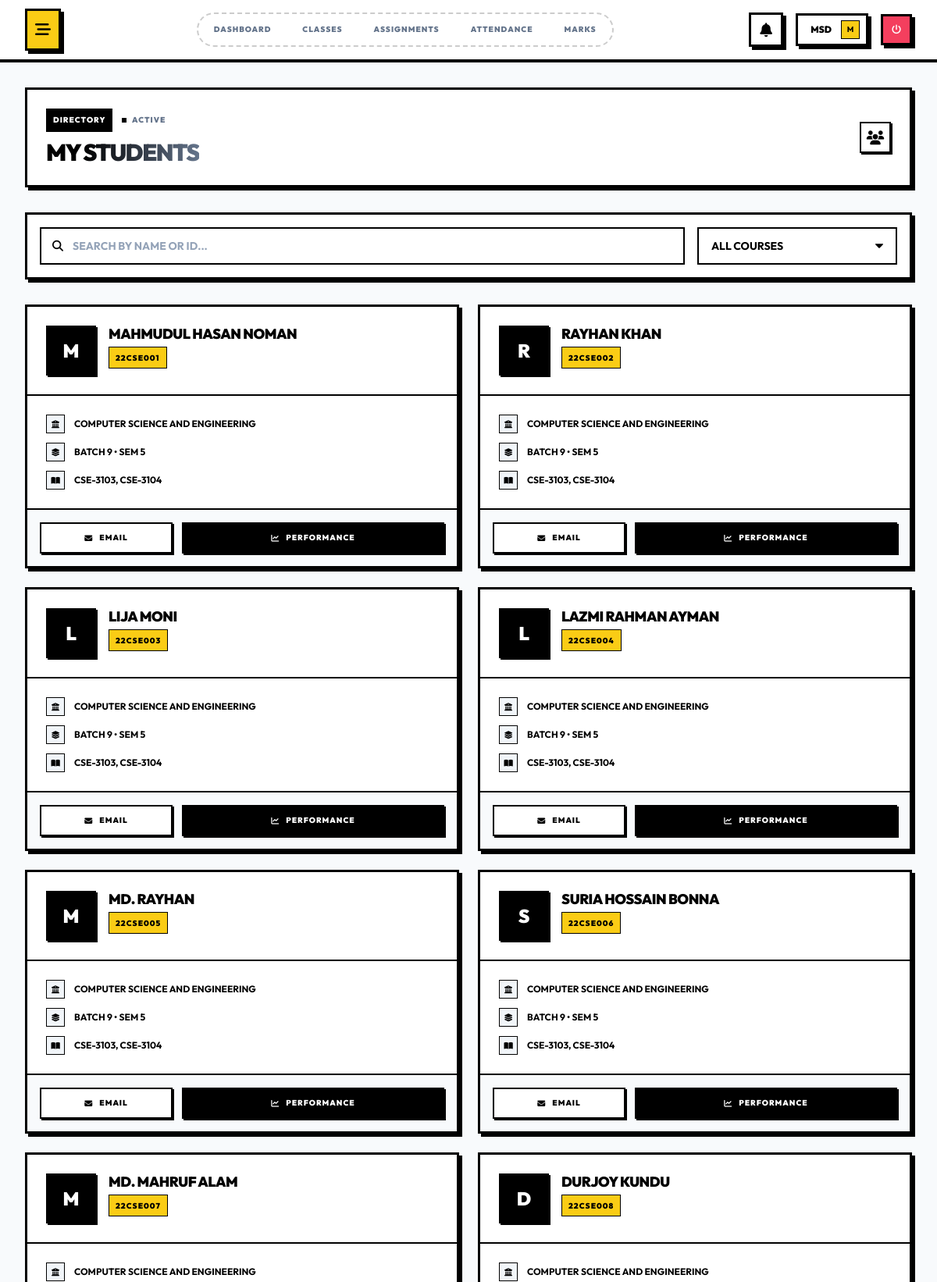
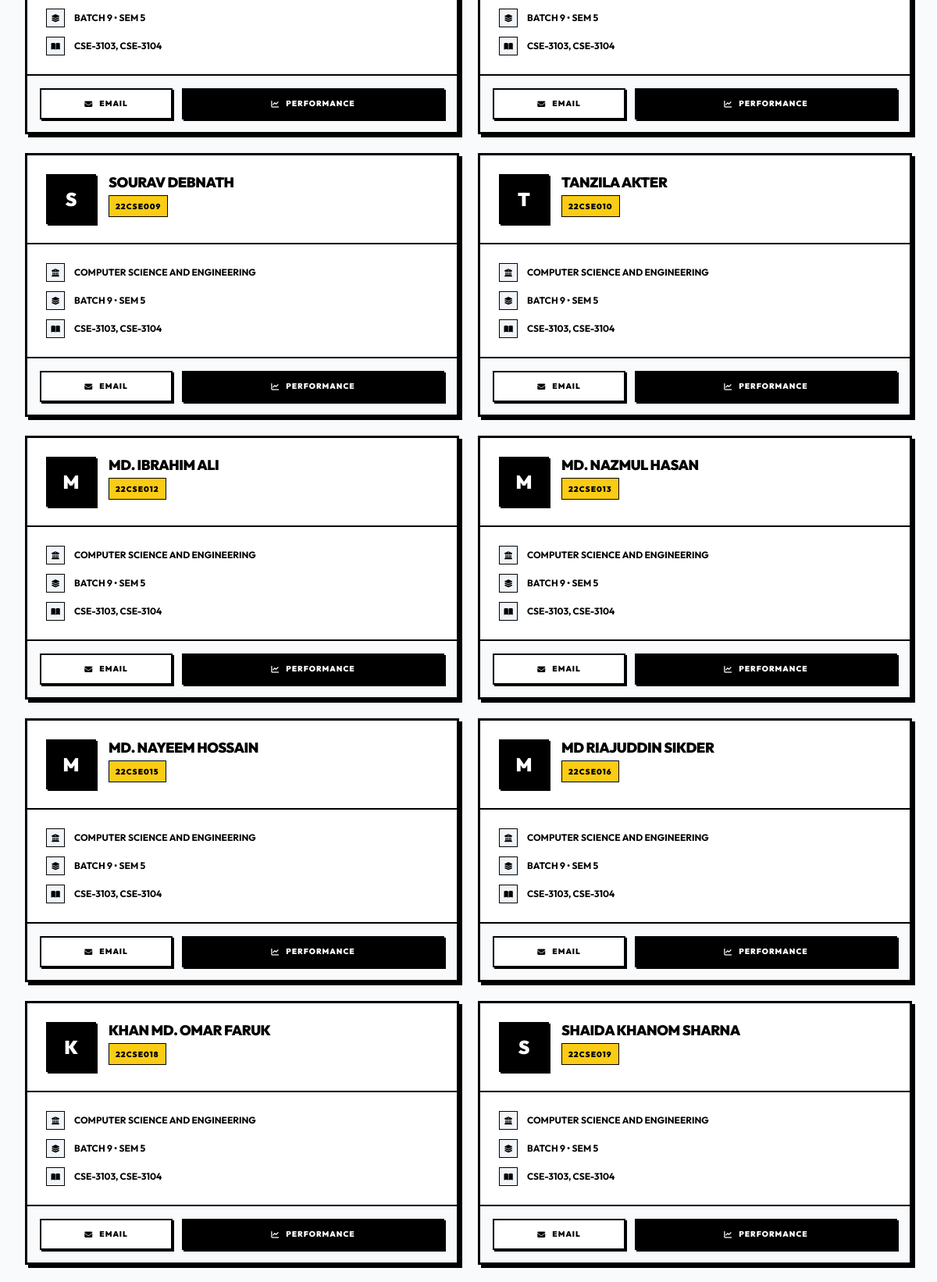
Screenshot of /modules/teacher/students.php (signed in, upper part) with the database file from the repository (2 pictures, top to bottom).
### tables this page shows
CREATE TABLE `students` (
  `id` int(10) UNSIGNED NOT NULL,
  `user_id` int(10) UNSIGNED NOT NULL,
  `department_id` int(10) UNSIGNED NOT NULL,
  `student_id` varchar(50) NOT NULL,
  `batch_year` int(11) NOT NULL,
  `session` varchar(20) DEFAULT NULL,
  `admission_date` date DEFAULT NULL,
  `blood_group` varchar(5) DEFAULT NULL,
  `guardian_name` varchar(100) DEFAULT NULL,
  `guardian_phone` varchar(20) DEFAULT NULL,
  `guardian_email` varchar(100) DEFAULT NULL,
  `current_semester` int(11) DEFAULT 1,
  `cgpa` decimal(3,2) DEFAULT 0.00,
  `status` enum('active','inactive','graduated','dropped') DEFAULT 'active',
  `created_at` timestamp NOT NULL DEFAULT current_timestamp(),
  `updated_at` timestamp NOT NULL DEFAULT current_timestamp() ON UPDATE current_timestamp()
);

CREATE TABLE `departments` (
  `id` int(10) UNSIGNED NOT NULL,
  `name` varchar(100) NOT NULL,
  `code` varchar(20) NOT NULL,
  `description` text DEFAULT NULL,
  `head_of_department` int(10) UNSIGNED DEFAULT NULL,
  `status` enum('active','inactive') DEFAULT 'active',
  `created_at` timestamp NOT NULL DEFAULT current_timestamp(),
  `updated_at` timestamp NOT NULL DEFAULT current_timestamp() ON UPDATE current_timestamp(),
  `deleted_at` timestamp NULL DEFAULT NULL
);

### includes/functions.php (called while the page is built, shortened)
<?php
function sanitize_input($data) {
    return htmlspecialchars(strip_tags(trim($data)), ENT_QUOTES, 'UTF-8');
}
function e($string) {
    return htmlspecialchars($string ?? '', ENT_QUOTES, 'UTF-8');
}

### includes/session.php (called while the page is built, shortened)
<?php
function get_current_user_id() {
    return $_SESSION['user_id'] ?? null;
}

### modules/teacher/students.php (the view, shortened to what this page needs)
<?php
require_once __DIR__ . '/../../includes/session.php';
require_once __DIR__ . '/../../includes/functions.php';
require_once __DIR__ . '/../../includes/auth.php';
$user_id = get_current_user_id();
$stmt = $db->prepare("SELECT id FROM teachers WHERE user_id = ?");
$stmt->bind_param("i", $user_id);
$stmt->execute();
$teacher = $stmt->get_result()->fetch_assoc();
$teacher_id = $teacher['id'];
$search = sanitize_input($_GET['search'] ?? '');
$query = "
    SELECT DISTINCT
        s.id, s.student_id as matric_no, s.batch_year, s.current_semester,
        up.first_name, up.last_name, up.profile_picture, u.email,
        d.name as dept_name,
        GROUP_CONCAT(DISTINCT c.course_code ORDER BY c.course_code SEPARATOR ', ') as enrolled_courses
    FROM students s
    JOIN users u ON s.user_id = u.id
    JOIN user_profiles up ON u.id = up.user_id
    LEFT JOIN departments d ON s.department_id = d.id
    JOIN enrollments e ON s.id = e.student_id
    JOIN teacher_courses tc ON e.course_offering_id = tc.course_offering_id
    JOIN course_offerings co ON e.course_offering_id = co.id
    JOIN courses c ON co.course_id = c.id
    WHERE tc.teacher_id = $teacher_id
";
$query .= " GROUP BY s.id ORDER BY s.student_id ASC";
$result = $db->query($query);
$students = [];
while ($row = $result->fetch_assoc()) {
    $students[] = $row;
}
?>
<div class="space-y-8 animate-in">
    <div class="os-card p-6 flex flex-col md:flex-row md:items-center justify-between gap-6 relative overflow-hidden bg-white">
        <div class="relative z-10">
            <div class="flex items-center gap-3 mb-2">
                <span class="px-2 py-1 bg-black text-white text-[10px] font-black uppercase tracking-widest border border-black">Directory</span>
                <span class="text-[10px] font-black text-slate-500 uppercase tracking-widest">
                    <span class="w-1.5 h-1.5 rounded-none bg-black inline-block mr-1"></span>
                    Active
                </span>
            </div>
            <h1 class="text-3xl font-black uppercase tracking-tighter">My <span class="text-transparent bg-clip-text bg-gradient-to-r from-black to-slate-500">Students</span></h1>
        </div>
        <div class="flex items-center gap-4 relative z-10">
            <div class="w-10 h-10 bg-white border-2 border-black flex items-center justify-center text-black text-lg shadow-[2px_2px_0px_#000]">
                <i class="fas fa-users"></i>
            </div>
        </div>
    </div>
    <div class="os-card p-4 bg-white flex flex-col md:flex-row gap-4">
        <div class="flex-1 relative">
            <form action="" method="GET" class="relative">
                <i class="fas fa-search absolute left-4 top-1/2 -translate-y-1/2 text-black"></i>
                <input type="text" name="search" value="<?php echo e($search); ?>" placeholder="SEARCH BY NAME OR ID..." class="w-full pl-10 pr-4 py-3 bg-white border-2 border-black font-bold text-sm uppercase placeholder-slate-400 outline-none focus:shadow-[4px_4px_0px_#000] transition-shadow duration-200">
            </form>
        </div>
        <div class="w-full md:w-64">
             <form action="" method="GET">
                <select name="course_id" onchange="this.form.submit()" class="w-full px-4 py-3 bg-white border-2 border-black font-bold text-sm uppercase outline-none ">
                    <option value="0">All Courses</option>
                </select>
            </form>
        </div>
    </div>
    <?php if (empty($students)): ?>
        <div class="os-card p-12 text-center border-dashed">
            <div class="w-16 h-16 bg-slate-100 rounded-none flex items-center justify-center mx-auto mb-4 text-slate-400 border-2 border-slate-300">
                <i class="fas fa-user-graduate text-2xl"></i>
            </div>
            <h3 class="text-xl font-black text-slate-900 uppercase tracking-widest mb-1">No Students Found</h3>
            <p class="text-xs font-bold text-slate-400 uppercase tracking-widest">Adjust filters or search criteria</p>
        </div>
    <?php else: ?>
        <div class="grid grid-cols-1 md:grid-cols-2 xl:grid-cols-3 gap-6">
            <?php foreach ($students as $student): ?>
                <div class="os-card p-0 bg-white hover:-translate-y-1 transition-transform group h-full flex flex-col">
                    <div class="p-6 border-b-2 border-black flex items-start gap-4">
                        <div class="w-16 h-16 bg-black flex-shrink-0 flex items-center justify-center border-2 border-black shadow-[2px_2px_0px_#000]">
                            <?php if ($student['profile_picture']): ?>
                                <img src="<?php echo ASSETS_URL . '/uploads/profiles/' . $student['profile_picture']; ?>" class="w-full h-full object-cover filter grayscale group-hover:grayscale-0 transition-all">
                            <?php else: ?>
                                <span class="text-2xl font-black text-white uppercase"><?php echo substr($student['first_name'], 0, 1); ?></span>
                            <?php endif; ?>
                        </div>
                        <div class="flex-1 min-w-0">
                            <h3 class="text-lg font-black text-black uppercase leading-tight truncate">
                                <?php echo e($student['first_name'] . ' ' . $student['last_name']); ?>
                            </h3>
                            <div class="inline-block bg-yellow-400 border border-black px-2 py-0.5 mt-1">
                                <span class="text-[10px] font-black uppercase tracking-widest text-black"><?php echo e($student['matric_no']); ?></span>
                            </div>
                        </div>
                    </div>
                    <div class="p-6 flex-1 space-y-3">
                         <div class="flex items-center gap-3">
                            <span class="w-6 h-6 bg-slate-100 border border-black flex items-center justify-center text-black text-[10px]">
                                <i class="fas fa-university"></i>
                            </span>
                            <span class="text-xs font-bold text-black uppercase truncate"><?php echo e($student['dept_name']); ?></span>
                        </div>
                         <div class="flex items-center gap-3">
                            <span class="w-6 h-6 bg-slate-100 border border-black flex items-center justify-center text-black text-[10px]">
                                <i class="fas fa-layer-group"></i>
                            </span>
                            <span class="text-xs font-bold text-black uppercase">Batch <?php echo e($student['batch_year']); ?> • Sem <?php echo e($student['current_semester']); ?></span>
                        </div>
                         <div class="flex items-center gap-3">
                            <span class="w-6 h-6 bg-slate-100 border border-black flex items-center justify-center text-black text-[10px]">
                                <i class="fas fa-book-open"></i>
                            </span>
                             <span class="text-xs font-bold text-black uppercase truncate" title="<?php echo e($student['enrolled_courses']); ?>">
                                <?php echo e($student['enrolled_courses']); ?>
                            </span>
                        </div>
                    </div>
                    <div class="p-4 border-t-2 border-black bg-slate-50 flex gap-3">
                        <a href="mailto:<?php echo e($student['email']); ?>" class="flex-1 py-2 bg-white text-black border-2 border-black text-[10px] font-black uppercase tracking-widest hover:bg-black hover:text-white transition-colors flex items-center justify-center gap-2 shadow-[2px_2px_0px_#000] hover:shadow-none hover:translate-x-[2px] hover:translate-y-[2px]">
                            <i class="fas fa-envelope"></i> Email
                        </a>
                        <a href="<?php echo BASE_URL; ?>/modules/teacher/student-performance.php?student_id=<?php echo $student['id']; ?>" class="flex-[2] py-2 bg-black text-white border-2 border-black text-[10px] font-black uppercase tracking-widest hover:bg-yellow-400 hover:text-black transition-colors flex items-center justify-center gap-2 shadow-[2px_2px_0px_#000] hover:shadow-none hover:translate-x-[2px] hover:translate-y-[2px]">
                            <i class="fas fa-chart-line"></i> Performance
                        </a>
                    </div>
                </div>
            <?php endforeach; ?>
        </div>
    <?php endif; ?>
</div>
<?php
include __DIR__ . '/../../includes/layouts/dashboard.php';
?>

### assets/css/custom.css (style rules this page uses)
:root { --primary: #facc15; --primary-hover: #eab308; --black: #000000; --white: #ffffff; --slate: #94a3b8; --bg-body: #f8fafc; --bg-card: #ffffff; --border-width: 3px; --border-color: #000000; --shadow-hard: 4px 4px 0px #000000; --shadow-hard-lg: 8px 8px 0px #000000; --shadow-hard-sm: 2px 2px 0px #000000; --font-heading: 'Outfit', sans-serif; --font-body: 'Outfit', sans-serif; --font-mono: 'Outfit', sans-serif; }
body { font-family: var(--font-body); background-color: var(--bg-body); color: var(--black); -webkit-font-smoothing: antialiased; }
h1, h2, h3, h4, h5, h6 { font-family: var(--font-heading); font-weight: 900; text-transform: uppercase; letter-spacing: -0.025em; }
.os-card { background: var(--bg-card); border: var(--border-width) solid var(--black); box-shadow: var(--shadow-hard); transition: all 0.2s cubic-bezier(0.4, 0, 0.2, 1); position: relative; overflow: hidden; }
.animate-in { opacity: 0; animation: fadeIn 0.5s forwards; }

### rows the page displays
students: first_name "M", last_name "MAHMUDUL HASAN NOMAN", student "22CSE001", department.name "COMPUTER SCIENCE AND ENGINEERING", batch_year "9", current_semester "5", enrolled_courses "CSE-3103, CSE-3104"
students: first_name "R", last_name "RAYHAN KHAN", student "22CSE002", department.name "COMPUTER SCIENCE AND ENGINEERING", batch_year "9", current_semester "5", enrolled_courses "CSE-3103, CSE-3104"
students: first_name "L", last_name "LIJA MONI", student "22CSE003", department.name "COMPUTER SCIENCE AND ENGINEERING", batch_year "9", current_semester "5", enrolled_courses "CSE-3103, CSE-3104"
students: first_name "L", last_name "LAZMI RAHMAN AYMAN", student "22CSE004", department.name "COMPUTER SCIENCE AND ENGINEERING", batch_year "9", current_semester "5", enrolled_courses "CSE-3103, CSE-3104"
students: first_name "M", last_name "MD. RAYHAN", student "22CSE005", department.name "COMPUTER SCIENCE AND ENGINEERING", batch_year "9", current_semester "5", enrolled_courses "CSE-3103, CSE-3104"
students: first_name "S", last_name "SURIA HOSSAIN BONNA", student "22CSE006", department.name "COMPUTER SCIENCE AND ENGINEERING", batch_year "9", current_semester "5", enrolled_courses "CSE-3103, CSE-3104"
students: first_name "M", last_name "MD. MAHRUF ALAM", student "22CSE007", department.name "COMPUTER SCIENCE AND ENGINEERING", batch_year "9", current_semester "5", enrolled_courses "CSE-3103, CSE-3104"
students: first_name "D", last_name "DURJOY KUNDU", student "22CSE008", department.name "COMPUTER SCIENCE AND ENGINEERING", batch_year "9", current_semester "5", enrolled_courses "CSE-3103, CSE-3104"
students: first_name "S", last_name "SOURAV DEBNATH", student "22CSE009", department.name "COMPUTER SCIENCE AND ENGINEERING", batch_year "9", current_semester "5", enrolled_courses "CSE-3103, CSE-3104"
students: first_name "T", last_name "TANZILA AKTER", student "22CSE010", department.name "COMPUTER SCIENCE AND ENGINEERING", batch_year "9", current_semester "5", enrolled_courses "CSE-3103, CSE-3104"
students: first_name "M", last_name "MD. IBRAHIM ALI", student "22CSE012", department.name "COMPUTER SCIENCE AND ENGINEERING", batch_year "9", current_semester "5", enrolled_courses "CSE-3103, CSE-3104"
students: first_name "M", last_name "MD. NAZMUL HASAN", student "22CSE013", department.name "COMPUTER SCIENCE AND ENGINEERING", batch_year "9", current_semester "5", enrolled_courses "CSE-3103, CSE-3104"
students: first_name "M", last_name "MD. NAYEEM HOSSAIN", student "22CSE015", department.name "COMPUTER SCIENCE AND ENGINEERING", batch_year "9", current_semester "5", enrolled_courses "CSE-3103, CSE-3104"
students: first_name "M", last_name "MD RIAJUDDIN SIKDER", student "22CSE016", department.name "COMPUTER SCIENCE AND ENGINEERING", batch_year "9", current_semester "5", enrolled_courses "CSE-3103, CSE-3104"
students: first_name "K", last_name "KHAN MD. OMAR FARUK", student "22CSE018", department.name "COMPUTER SCIENCE AND ENGINEERING", batch_year "9", current_semester "5", enrolled_courses "CSE-3103, CSE-3104"
students: first_name "S", last_name "SHAIDA KHANOM SHARNA", student "22CSE019", department.name "COMPUTER SCIENCE AND ENGINEERING", batch_year "9", current_semester "5", enrolled_courses "CSE-3103, CSE-3104"

### other values shown
$link['label'] "DASHBOARD"
$link['label'] "CLASSES"
$link['label'] "ASSIGNMENTS"
$link['label'] "ATTENDANCE"
$link['label'] "MARKS"
explode(' ', $_SESSION['username'])[0] "MSD"
substr($_SESSION['username'] ?? 'U', 0, 1) "M"
